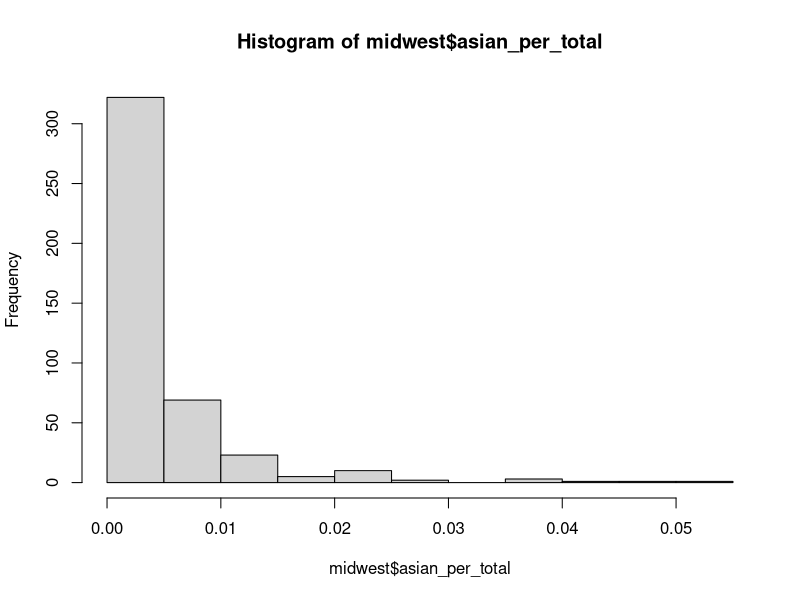
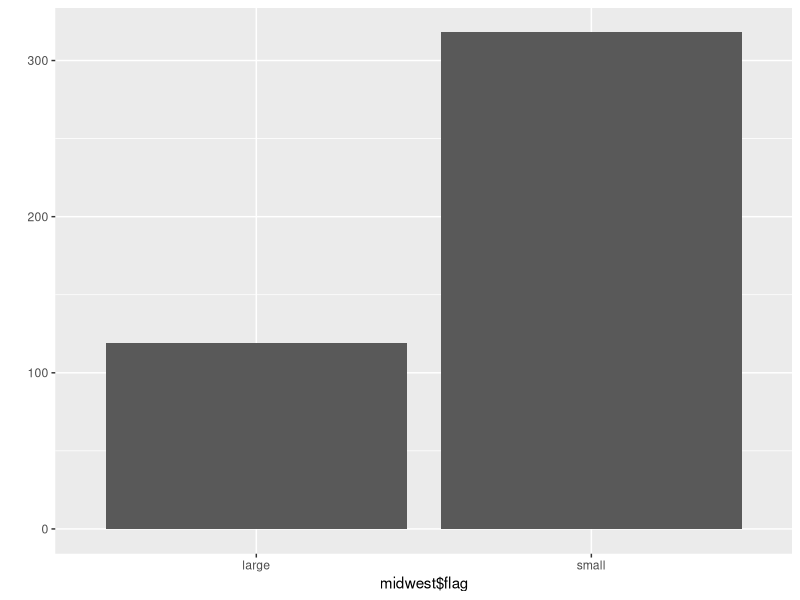

Generate these figures, in order, with R:
# ggplot2 패키지에는 미국 동북중부 437개 지역의 
# 인구통계 정보를 담은 midwest 라는 데이터가 
# 들어 있습니다.
# midwest 데이터를 사용해 데이터 분석 문제를 해결하시오
# 1.  poptotal 변수를 total 로, popasian 변수를 
# asian 으로 수정하세요
# 2. total, asian 변수를 이용해 '전체 인구 대비 아시아 인구 
# 백분율' 파생변수를만들고, 히스토그램을 만들어 도시들이
# 어떻게 분포하는지 살펴보시오.
# 아시아 인구 백분율 전체 평균을 구하고, 평균을 초과하고
# 'large' , 그 외에는 'small' 을 부여하는 파생변수를 만드시오.
# 'large' 와 'small' 에 해당하는 지역이 얼마나 되는지 
# 빈도표와 빈도 막대 그래프를 만들어 확인해 보세요.
library(ggplot2)
midwest <- as.data.frame(ggplot2::midwest)
head(midwest)
midwest$total <- midwest$poptotal
midwest$asian <- midwest$popasian
midwest$asian_per_total <- (midwest$asian / midwest$total)

hist(names.arg=midwest$county,midwest$asian_per_total)
mean(midwest$asian_per_total)
midwest$flag <- ifelse(
  midwest$asian_per_total > mean(midwest$asian_per_total),"large","small")
table(midwest$flag)
qplot(midwest$flag)

# 문제를 전부 푼 후 ...
# 변환된 데이터를 csv 파일로 저장합니다.
# 그러면 변형시킨 데이터를 csv를 통해 다른 프로그램
# 예를들면 엑셀이나 DB에 다시 전달할 수 있습니다.

write.csv(midwest, file = "update_midwest.csv")
